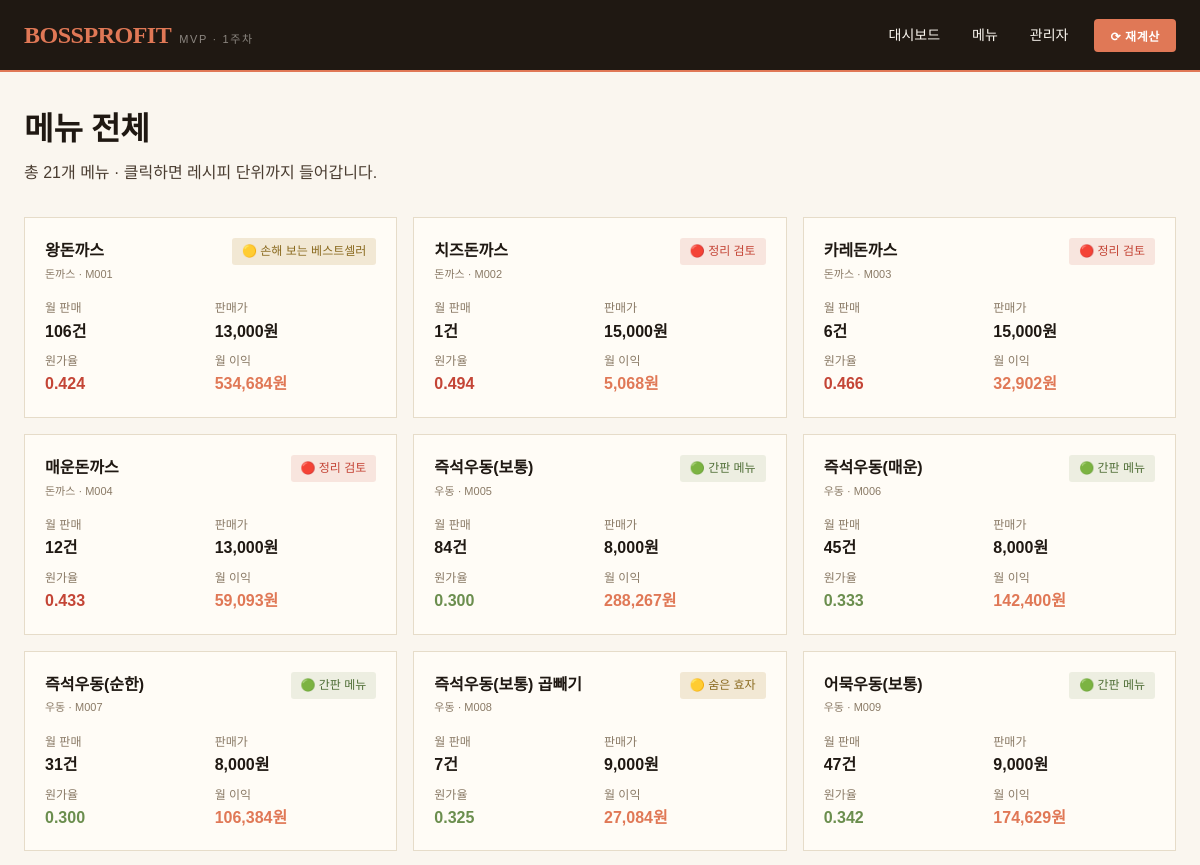
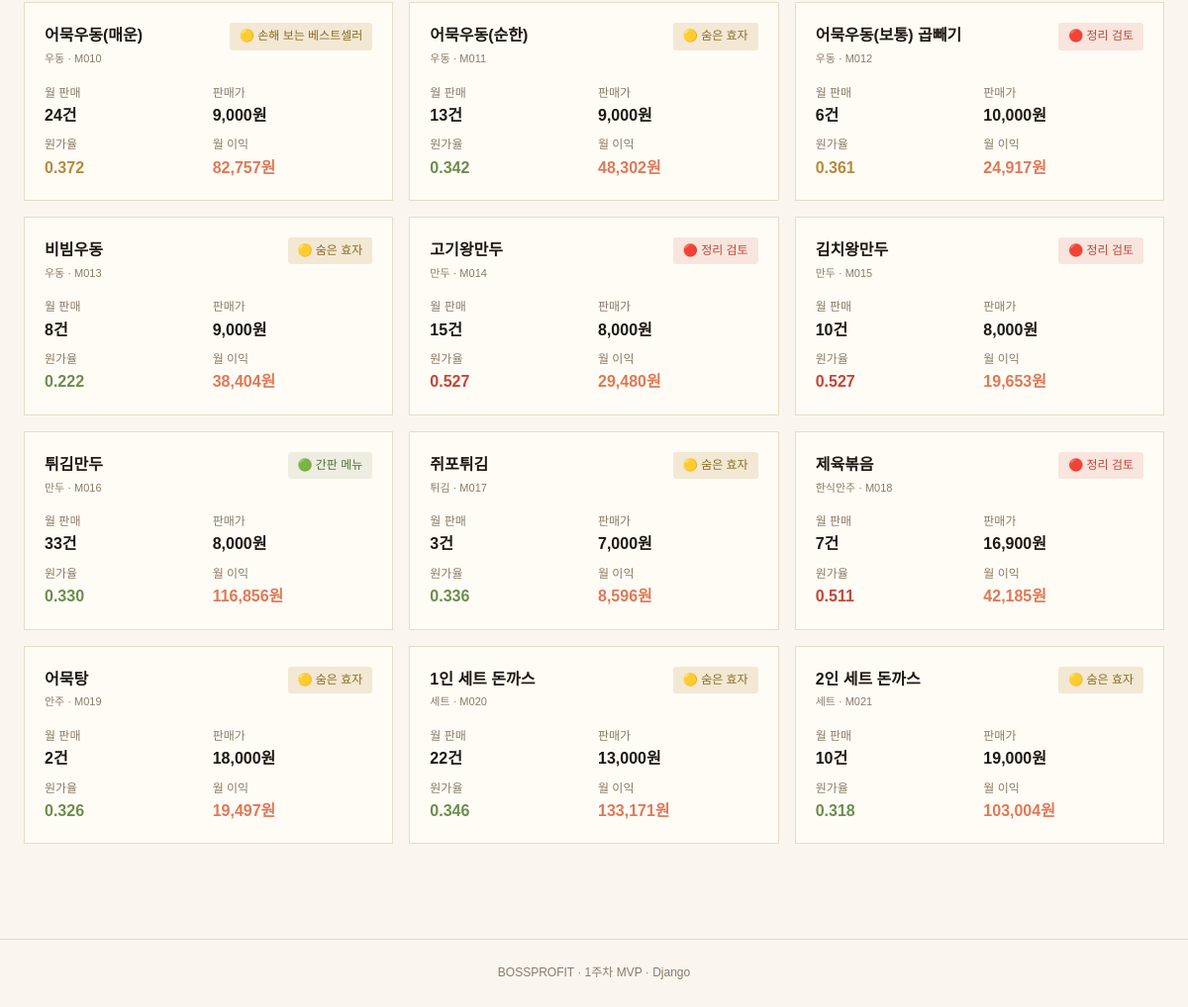
The page /menus/ on the database its author committed (2 pictures, top to bottom).
### profit/models.py (models this page shows, shortened)
class MenuProfitSnapshot(models.Model):
    menu = models.ForeignKey(
        Menu, on_delete=models.CASCADE, related_name="snapshots"
    )
    base_cost = models.FloatField(verbose_name="재료 원가")
    food_cost_rate = models.FloatField(verbose_name="원가율")
    dine_in_margin = models.FloatField(verbose_name="홀 마진")
    takeout_margin = models.FloatField(verbose_name="포장 마진")
    delivery_margin = models.FloatField(verbose_name="배달 마진")
    weighted_margin = models.FloatField(verbose_name="가중 마진")
    monthly_profit = models.FloatField(verbose_name="월 예상 이익")
    monthly_revenue = models.FloatField(verbose_name="월 매출")
    signal = models.CharField(max_length=50, verbose_name="신호등")
    created_at = models.DateTimeField(auto_now_add=True)
    class Meta:
        verbose_name = "수익성 스냅샷"
        verbose_name_plural = "수익성 스냅샷"
        ordering = ["-created_at"]
    @property
    def signal_color(self) -> str:
        if "🟢" in self.signal:
            return "green"
        if "🟡" in self.signal:
            return "yellow"
        return "red"

class Menu(models.Model):
    CATEGORY_CHOICES = [
        ("돈까스", "돈까스"),
        ("우동", "우동"),
        ("만두", "만두"),
        ("세트", "세트"),
        ("안주", "안주"),
        ("기타", "기타"),
    ]
    menu_id = models.CharField(
        max_length=50, unique=True, help_text="예: M001"
    )
    name = models.CharField(max_length=100, verbose_name="메뉴명")
    category = models.CharField(
        max_length=20, choices=CATEGORY_CHOICES, verbose_name="카테고리"
    )
    price = models.PositiveIntegerField(verbose_name="판매가(원)")
    monthly_orders = models.PositiveIntegerField(
        default=0, verbose_name="월 판매량"
    )
    packaging_cost = models.PositiveIntegerField(
        default=0, verbose_name="포장 비용(원)"
    )
    is_active = models.BooleanField(default=True, verbose_name="판매중")
    class Meta:
        verbose_name = "메뉴"
        verbose_name_plural = "메뉴"
        ordering = ["menu_id"]

### profit/views.py (the view)
# urls.py: path("menus/", views.menu_list, name="menu_list"),
def menu_list(request):
    snapshots = get_latest_snapshots()
    return render(
        request,
        "profit/menu_list.html",
        {"snapshots": snapshots},
    )

### profit/calculator.py (called while the page is built)
def get_latest_snapshots() -> list[MenuProfitSnapshot]:
    latest = []
    for menu in Menu.objects.filter(is_active=True).order_by("menu_id"):
        snap = menu.snapshots.first()  # ordering = ['-created_at']
        if snap:
            latest.append(snap)
    return latest

### profit/templates/profit/menu_list.html (shortened to what this page needs)
{% extends "profit/base.html" %}
{% load humanize %}
{% block content %}
<div style="margin-bottom: 32px;">
  <h1 style="font-family:'Noto Serif KR',serif; font-size:32px; font-weight:900;">메뉴 전체</h1>
  <p style="color:var(--ink-soft); margin-top:4px;">총 {{ snapshots|length }}개 메뉴 · 클릭하면 레시피 단위까지 들어갑니다.</p>
</div>
<div class="menu-grid">
  {% for s in snapshots %}
  <a href="{% url 'menu_detail' s.menu.menu_id %}" class="menu-card">
    <div class="menu-card-head">
      <div>
        <div class="menu-card-name">{{ s.menu.name }}</div>
        <div class="menu-card-meta">{{ s.menu.category }} · {{ s.menu.menu_id }}</div>
      </div>
      <span class="signal signal-{{ s.signal_color }}">{{ s.signal }}</span>
    </div>
    <div class="menu-card-grid">
      <div>
        <div class="label">월 판매</div>
        <div class="val">{{ s.menu.monthly_orders }}건</div>
      </div>
      <div>
        <div class="label">판매가</div>
        <div class="val">{{ s.menu.price|intcomma }}원</div>
      </div>
      <div>
        <div class="label">원가율</div>
        <div class="val {% if s.food_cost_rate > 0.40 %}cost-high{% elif s.food_cost_rate > 0.35 %}cost-mid{% else %}cost-low{% endif %}">
          {{ s.food_cost_rate|floatformat:3 }}
        </div>
      </div>
      <div>
        <div class="label">월 이익</div>
        <div class="val coral">{{ s.monthly_profit|floatformat:0|intcomma }}원</div>
      </div>
    </div>
  </a>
  {% endfor %}
</div>
{% endblock %}

### profit/static/profit/styles.css (style rules this page uses)
* { box-sizing: border-box; margin: 0; padding: 0; }
:root { --cream: #FAF6EF; --cream-deep: #F2EBDD; --paper: #FFFCF6; --ink: #1F1812; --ink-soft: #4A3D31; --ink-muted: #8A7A66; --coral: #E07856; --coral-deep: #C44536; --tan: #C8956D; --olive: #6B8E4E; --gold: #B8893A; --line: #E6DCC9; }
body { font-family: 'Noto Sans KR', sans-serif; background: var(--cream); color: var(--ink); min-height: 100vh; line-height: 1.6; -webkit-font-smoothing: antialiased; }
a { color: inherit; text-decoration: none; }
.cost-high { color: var(--coral-deep); font-weight: 700; }
.cost-mid { color: var(--gold); }
.cost-low { color: var(--olive); }
.signal { display: inline-block; padding: 4px 10px; border-radius: 3px; font-size: 12px; font-weight: 500; white-space: nowrap; }
.signal-green { background: rgba(107,142,78,0.12); color: #4F6E36; }
.signal-yellow { background: rgba(184,137,58,0.18); color: #8A6A1F; }
.signal-red { background: rgba(196,69,54,0.12); color: var(--coral-deep); }
.menu-grid { display: grid; grid-template-columns: repeat(3, 1fr); gap: 16px; }
.menu-card { background: var(--paper); border: 1px solid var(--line); padding: 20px; transition: border-color 0.15s, box-shadow 0.15s; display: block; color: inherit; }
.menu-card-head { display: flex; align-items: flex-start; justify-content: space-between; margin-bottom: 8px; }
.menu-card-name { font-weight: 700; }
.menu-card-meta { font-size: 11px; color: var(--ink-muted); margin-top: 2px; }
.menu-card-grid { margin-top: 16px; display: grid; grid-template-columns: 1fr 1fr; gap: 8px; font-size: 12px; }
.menu-card-grid .label { color: var(--ink-muted); }
.menu-card-grid .val { font-weight: 700; font-size: 16px; }
.menu-card-grid .val.coral { color: var(--coral); }

### rows shown on the page
MenuProfitSnapshot: menu.name "왕돈까스", menu.category "돈까스", menu.menu_id "M001", signal "🟡 손해 보는 베스트셀러", menu.monthly_orders "106", menu.price "13,000", food_cost_rate "0.424", monthly_profit "534,684"
MenuProfitSnapshot: menu.name "치즈돈까스", menu.category "돈까스", menu.menu_id "M002", signal "🔴 정리 검토", menu.monthly_orders "1", menu.price "15,000", food_cost_rate "0.494", monthly_profit "5,068"
MenuProfitSnapshot: menu.name "카레돈까스", menu.category "돈까스", menu.menu_id "M003", signal "🔴 정리 검토", menu.monthly_orders "6", menu.price "15,000", food_cost_rate "0.466", monthly_profit "32,902"
MenuProfitSnapshot: menu.name "매운돈까스", menu.category "돈까스", menu.menu_id "M004", signal "🔴 정리 검토", menu.monthly_orders "12", menu.price "13,000", food_cost_rate "0.433", monthly_profit "59,093"
MenuProfitSnapshot: menu.name "즉석우동(보통)", menu.category "우동", menu.menu_id "M005", signal "🟢 간판 메뉴", menu.monthly_orders "84", menu.price "8,000", food_cost_rate "0.300", monthly_profit "288,267"
MenuProfitSnapshot: menu.name "즉석우동(매운)", menu.category "우동", menu.menu_id "M006", signal "🟢 간판 메뉴", menu.monthly_orders "45", menu.price "8,000", food_cost_rate "0.333", monthly_profit "142,400"
MenuProfitSnapshot: menu.name "즉석우동(순한)", menu.category "우동", menu.menu_id "M007", signal "🟢 간판 메뉴", menu.monthly_orders "31", menu.price "8,000", food_cost_rate "0.300", monthly_profit "106,384"
MenuProfitSnapshot: menu.name "즉석우동(보통) 곱빼기", menu.category "우동", menu.menu_id "M008", signal "🟡 숨은 효자", menu.monthly_orders "7", menu.price "9,000", food_cost_rate "0.325", monthly_profit "27,084"
MenuProfitSnapshot: menu.name "어묵우동(보통)", menu.category "우동", menu.menu_id "M009", signal "🟢 간판 메뉴", menu.monthly_orders "47", menu.price "9,000", food_cost_rate "0.342", monthly_profit "174,629"
MenuProfitSnapshot: menu.name "어묵우동(매운)", menu.category "우동", menu.menu_id "M010", signal "🟡 손해 보는 베스트셀러", menu.monthly_orders "24", menu.price "9,000", food_cost_rate "0.372", monthly_profit "82,757"
MenuProfitSnapshot: menu.name "어묵우동(순한)", menu.category "우동", menu.menu_id "M011", signal "🟡 숨은 효자", menu.monthly_orders "13", menu.price "9,000", food_cost_rate "0.342", monthly_profit "48,302"
MenuProfitSnapshot: menu.name "어묵우동(보통) 곱빼기", menu.category "우동", menu.menu_id "M012", signal "🔴 정리 검토", menu.monthly_orders "6", menu.price "10,000", food_cost_rate "0.361", monthly_profit "24,917"
MenuProfitSnapshot: menu.name "비빔우동", menu.category "우동", menu.menu_id "M013", signal "🟡 숨은 효자", menu.monthly_orders "8", menu.price "9,000", food_cost_rate "0.222", monthly_profit "38,404"
MenuProfitSnapshot: menu.name "고기왕만두", menu.category "만두", menu.menu_id "M014", signal "🔴 정리 검토", menu.monthly_orders "15", menu.price "8,000", food_cost_rate "0.527", monthly_profit "29,480"
MenuProfitSnapshot: menu.name "김치왕만두", menu.category "만두", menu.menu_id "M015", signal "🔴 정리 검토", menu.monthly_orders "10", menu.price "8,000", food_cost_rate "0.527", monthly_profit "19,653"
MenuProfitSnapshot: menu.name "튀김만두", menu.category "만두", menu.menu_id "M016", signal "🟢 간판 메뉴", menu.monthly_orders "33", menu.price "8,000", food_cost_rate "0.330", monthly_profit "116,856"
MenuProfitSnapshot: menu.name "쥐포튀김", menu.category "튀김", menu.menu_id "M017", signal "🟡 숨은 효자", menu.monthly_orders "3", menu.price "7,000", food_cost_rate "0.336", monthly_profit "8,596"
MenuProfitSnapshot: menu.name "제육볶음", menu.category "한식안주", menu.menu_id "M018", signal "🔴 정리 검토", menu.monthly_orders "7", menu.price "16,900", food_cost_rate "0.511", monthly_profit "42,185"
MenuProfitSnapshot: menu.name "어묵탕", menu.category "안주", menu.menu_id "M019", signal "🟡 숨은 효자", menu.monthly_orders "2", menu.price "18,000", food_cost_rate "0.326", monthly_profit "19,497"
MenuProfitSnapshot: menu.name "1인 세트 돈까스", menu.category "세트", menu.menu_id "M020", signal "🟡 숨은 효자", menu.monthly_orders "22", menu.price "13,000", food_cost_rate "0.346", monthly_profit "133,171"
MenuProfitSnapshot: menu.name "2인 세트 돈까스", menu.category "세트", menu.menu_id "M021", signal "🟡 숨은 효자", menu.monthly_orders "10", menu.price "19,000", food_cost_rate "0.318", monthly_profit "103,004"

### other values the page prints
{{ snapshots|length }} "21"
